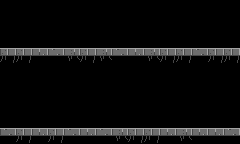

A 2D game scene composited from a Tiled map and its tileset images. What follows is a short description and the map's XML, with every tile layer's data as written:
An orthogonal 15x9 tile map with 16x16 px tiles, 1 tile layer (Tile Layer 1).

<map version="1.0" orientation="orthogonal" renderorder="right-down" width="15" height="9" tilewidth="16" tileheight="16" nextobjectid="1">
 <tileset firstgid="1" name="tileset" tilewidth="16" tileheight="16">
  <image source="../images/tileset.png" width="128" height="112" />
 </tileset>
 <layer name="Tile Layer 1" width="15" height="9">
  <data encoding="csv">
0,0,0,0,0,0,0,0,0,0,0,0,0,0,0,
0,0,0,0,0,0,0,0,0,0,0,0,0,0,0,
0,0,0,0,0,0,0,0,0,0,0,0,0,0,0,
39,39,41,42,40,39,40,42,41,40,39,39,42,39,39,
0,0,0,0,0,0,0,0,0,0,0,0,0,0,54,
0,0,0,0,0,0,0,0,0,0,0,0,0,0,0,
0,0,0,0,0,0,0,0,0,0,0,0,0,0,0,
55,0,0,0,0,0,0,0,0,0,0,0,0,0,0,
42,39,41,39,42,41,42,40,39,39,41,40,41,41,42
</data>
 </layer>
</map>
